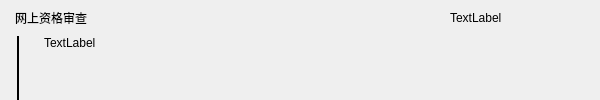
                 <widget class="QWidget" name="widget_13" native="true">
                  <property name="minimumSize">
                   <size>
                    <width>600</width>
                    <height>0</height>
                   </size>
                  </property>
                  <property name="maximumSize">
                   <size>
                    <width>650</width>
                    <height>16777215</height>
                   </size>
                  </property>
                  <layout class="QVBoxLayout" name="verticalLayout_7">
                   <property name="spacing">
                    <number>0</number>
                   </property>
                   <property name="leftMargin">
                    <number>0</number>
                   </property>
                   <property name="topMargin">
                    <number>0</number>
                   </property>
                   <property name="rightMargin">
                    <number>0</number>
                   </property>
                   <property name="bottomMargin">
                    <number>0</number>
                   </property>
                   <item>
                    <widget class="QWidget" name="widget_25" native="true">
                     <property name="maximumSize">
                      <size>
                       <width>16777215</width>
                       <height>36</height>
                      </size>
                     </property>
                     <layout class="QHBoxLayout" name="horizontalLayout_10">
                      <property name="spacing">
                       <number>0</number>
                      </property>
                      <property name="leftMargin">
                       <number>0</number>
                      </property>
                      <property name="topMargin">
                       <number>0</number>
                      </property>
                      <property name="rightMargin">
                       <number>0</number>
                      </property>
                      <property name="bottomMargin">
                       <number>0</number>
                      </property>
                      <item>
                       <widget class="QLabel" name="stepPic_2">
                        <property name="maximumSize">
                         <size>
                          <width>36</width>
                          <height>36</height>
                         </size>
                        </property>
                        <property name="text">
                         <string/>
                        </property>
                        <property name="pixmap">
                         <pixmap resource="../resource/qrc/mainQrc.qrc">:/header/img/wait.png</pixmap>
                        </property>
                        <property name="scaledContents">
                         <bool>true</bool>
                        </property>
                       </widget>
                      </item>
                      <item>
                       <spacer name="horizontalSpacer_19">
                        <property name="orientation">
                         <enum>Qt::Horizontal</enum>
                        </property>
                        <property name="sizeType">
                         <enum>QSizePolicy::Fixed</enum>
                        </property>
                        <property name="sizeHint" stdset="0">
                         <size>
                          <width>8</width>
                          <height>36</height>
                         </size>
                        </property>
                       </spacer>
                      </item>
                      <item>
                       <widget class="QLabel" name="stepTip_2">
                        <property name="maximumSize">
                         <size>
                          <width>16777215</width>
                          <height>36</height>
                         </size>
                        </property>
                        <property name="text">
                         <string>网上资格审查</string>
                        </property>
                       </widget>
                      </item>
                      <item>
                       <spacer name="horizontalSpacer_20">
                        <property name="orientation">
                         <enum>Qt::Horizontal</enum>
                        </property>
                        <property name="sizeType">
                         <enum>QSizePolicy::Expanding</enum>
                        </property>
                        <property name="sizeHint" stdset="0">
                         <size>
                          <width>36</width>
                          <height>20</height>
                         </size>
                        </property>
                       </spacer>
                      </item>
                      <item>
                       <widget class="QLabel" name="stepTime_2">
                        <property name="minimumSize">
                         <size>
                          <width>150</width>
                          <height>0</height>
                         </size>
                        </property>
                        <property name="maximumSize">
                         <size>
                          <width>200</width>
                          <height>36</height>
                         </size>
                        </property>
                        <property name="text">
                         <string>TextLabel</string>
                        </property>
                       </widget>
                      </item>
                     </layout>
                    </widget>
                   </item>
                   <item>
                    <widget class="QWidget" name="widget_26" native="true">
                     <layout class="QHBoxLayout" name="horizontalLayout_9">
                      <property name="spacing">
                       <number>0</number>
                      </property>
                      <property name="leftMargin">
                       <number>0</number>
                      </property>
                      <property name="topMargin">
                       <number>0</number>
                      </property>
                      <property name="rightMargin">
                       <number>0</number>
                      </property>
                      <property name="bottomMargin">
                       <number>0</number>
                      </property>
                      <item>
                       <spacer name="horizontalSpacer_33">
                        <property name="orientation">
                         <enum>Qt::Horizontal</enum>
                        </property>
                        <property name="sizeType">
                         <enum>QSizePolicy::Fixed</enum>
                        </property>
                        <property name="sizeHint" stdset="0">
                         <size>
                          <width>17</width>
                          <height>20</height>
                         </size>
                        </property>
                       </spacer>
                      </item>
                      <item>
                       <widget class="Line" name="line_2">
                        <property name="sizePolicy">
                         <sizepolicy hsizetype="Fixed" vsizetype="Preferred">
                          <horstretch>0</horstretch>
                          <verstretch>0</verstretch>
                         </sizepolicy>
                        </property>
                        <property name="maximumSize">
                         <size>
                          <width>2</width>
                          <height>16777215</height>
                         </size>
                        </property>
                        <property name="frameShadow">
                         <enum>QFrame::Plain</enum>
                        </property>
                        <property name="lineWidth">
                         <number>2</number>
                        </property>
                        <property name="orientation">
                         <enum>Qt::Vertical</enum>
                        </property>
                       </widget>
                      </item>
                      <item>
                       <spacer name="horizontalSpacer_34">
                        <property name="orientation">
                         <enum>Qt::Horizontal</enum>
                        </property>
                        <property name="sizeType">
                         <enum>QSizePolicy::Fixed</enum>
                        </property>
                        <property name="sizeHint" stdset="0">
                         <size>
                          <width>25</width>
                          <height>20</height>
                         </size>
                        </property>
                       </spacer>
                      </item>
                      <item>
                       <widget class="QLabel" name="stepMsg_2">
                        <property name="text">
                         <string>TextLabel</string>
                        </property>
                        <property name="alignment">
                         <set>Qt::AlignLeading|Qt::AlignLeft|Qt::AlignTop</set>
                        </property>
                        <property name="wordWrap">
                         <bool>true</bool>
                        </property>
                       </widget>
                      </item>
                     </layout>
                    </widget>
                   </item>
                  </layout>
                 </widget>
